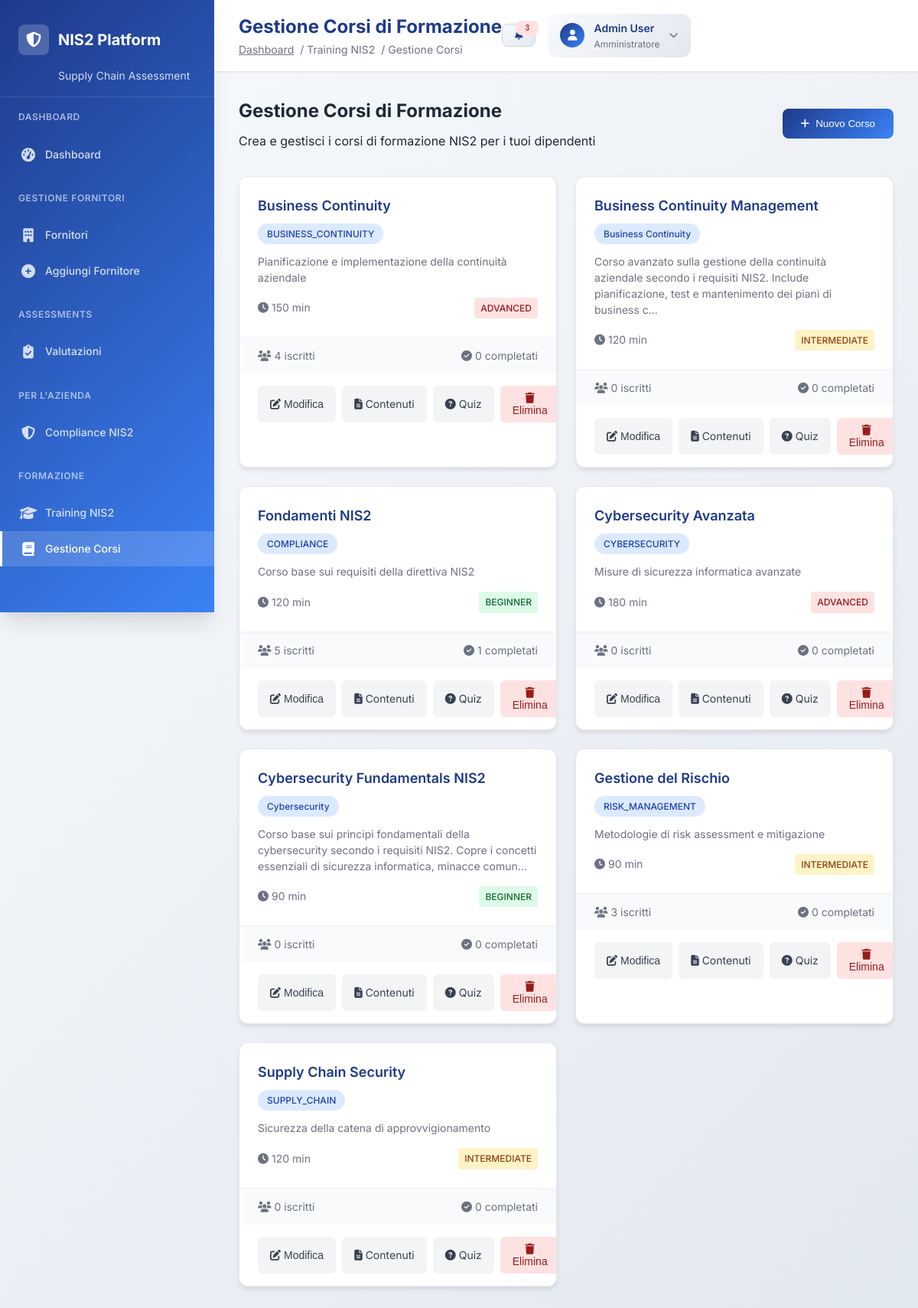
Page /training/course-management (signed in) on the committed database.
### tables this page shows
CREATE TABLE training_courses (
                id INTEGER PRIMARY KEY AUTOINCREMENT,
                title TEXT NOT NULL,
                description TEXT,
                category TEXT NOT NULL,
                duration_minutes INTEGER DEFAULT 60,
                difficulty_level TEXT DEFAULT 'BEGINNER',
                nis2_requirements TEXT, -- JSON array dei requisiti NIS2 coperti
                content_url TEXT,
                is_active BOOLEAN DEFAULT 1,
                created_at TIMESTAMP DEFAULT CURRENT_TIMESTAMP
            );

### training_api.py (the view)
@training_router.get("/course-management")
async def course_management_page(request: Request):
    from unified_login import get_current_admin
    user = get_current_admin(request)
    if not user:
        user = await get_current_user(request)
    if not user:
        return RedirectResponse(url="/unified-login")
    if user.get("role") != "admin":
        raise HTTPException(status_code=403, detail="Accesso negato. Solo gli amministratori possono gestire i corsi.")
    try:
        courses = training.get_courses()
        for course in courses:
            stats = training.get_course_stats(course['id'])
            course['completed_count'] = stats['completed']
        return templates.TemplateResponse("training_course_management.html", {
            "request": request,
            "user": user,
            "courses": courses
        })
    except Exception as e:
        return templates.TemplateResponse("training_course_management.html", {
            "request": request,
            "user": user,
            "courses": [],
            "error_message": str(e)
        })

### templates/training_course_management.html (shortened to what this page needs)
{% extends "professional_base.html" %}
{% block page_title %}Gestione Corsi di Formazione{% endblock %}
{% block breadcrumb %}
<span class="text-secondary">/ Training NIS2</span>
<span class="text-secondary">/ Gestione Corsi</span>
{% endblock %}
{% block content %}
<div class="container mx-auto px-4 py-6">
    <div class="course-management-header">
        <div>
            <h2 class="text-2xl font-bold text-gray-800 mb-2">Gestione Corsi di Formazione</h2>
            <p class="text-gray-600">Crea e gestisci i corsi di formazione NIS2 per i tuoi dipendenti</p>
        </div>
        <button class="btn-add-course" onclick="openAddCourseModal()">
            <i class="fas fa-plus"></i>
            Nuovo Corso
        </button>
    </div>
    <div class="courses-grid">
        {% for course in courses %}
        <div class="course-card">
            <div class="course-header">
                <div class="course-title">{{ course.title }}</div>
                <div class="course-category">{{ course.category }}</div>
                <div class="course-description">{{ course.description[:150] }}{% if course.description|length > 150 %}...{% endif %}</div>
                <div class="course-meta">
                    <div class="course-duration">
                        <i class="fas fa-clock"></i>
                        {{ course.duration_minutes }} min
                    </div>
                    <div class="course-difficulty difficulty-{{ course.difficulty_level.lower() }}">
                        {{ course.difficulty_level }}
                    </div>
                </div>
            </div>
            <div class="course-stats">
                <div class="stat-item">
                    <i class="fas fa-users"></i>
                    {{ course.enrolled_students }} iscritti
                </div>
                <div class="stat-item">
                    <i class="fas fa-check-circle"></i>
                    {{ course.completed_count|default(0) }} completati
                </div>
            </div>
            <div class="course-actions">
                <button class="btn-edit" onclick="editCourse({{ course.id }})">
                    <i class="fas fa-edit"></i>
                    Modifica
                </button>
                <a href="/training/course/{{ course.id }}/content" class="btn-edit">
                    <i class="fas fa-file-alt"></i>
                    Contenuti
                </a>
                <a href="/training/course/{{ course.id }}/quiz" class="btn-edit">
                    <i class="fas fa-question-circle"></i>
                    Quiz
                </a>
                <button class="btn-delete" onclick="deleteCourse({{ course.id }})">
                    <i class="fas fa-trash"></i>
                    Elimina
                </button>
            </div>
        </div>
        {% endfor %}
    </div>
</div>
{% endblock %}

### static/css/professional.css (style rules this page uses)
:root { --primary-blue: #1e3a8a; --primary-blue-light: #3b82f6; --primary-blue-dark: #1e40af; --secondary-gray: #6b7280; --accent-green: #059669; --accent-red: #dc2626; --accent-orange: #ea580c; --accent-yellow: #ca8a04; --gradient-primary: linear-gradient(135deg, #1e3a8a 0%, #3b82f6 100%); --gradient-secondary: linear-gradient(135deg, #f8fafc 0%, #e2e8f0 100%); --gradient-success: linear-gradient(135deg, #059669 0%, #10b981 100%); --gradient-danger: linear-gradient(135deg, #dc2626 0%, #ef4444 100%); --shadow-sm: 0 1px 2px 0 rgba(0, 0, 0, 0.05); --shadow-md: 0 4px 6px -1px rgba(0, 0, 0, 0.1), 0 2px 4px -1px rgba(0, 0, 0, 0.06); --shadow-lg: 0 10px 15px -3px rgba(0, 0, 0, 0.1), 0 4px 6px -2px rgba(0, 0, 0, 0.05); --shadow-xl: 0 20px 25px -5px rgba(0, 0, 0, 0.1), 0 10px 10px -5px rgba(0, 0, 0, 0.04); --border-radius: 8px; --border-radius-lg: 12px; --border-radius-xl: 16px; --transition-fast: 0.15s ease-in-out; --transition-normal: 0.3s ease-in-out; --transition-slow: 0.5s ease-in-out; }
* { margin: 0; padding: 0; box-sizing: border-box; }
body { font-family: 'Inter', -apple-system, BlinkMacSystemFont, 'Segoe UI', Roboto, sans-serif; background: linear-gradient(135deg, #f8fafc 0%, #e2e8f0 100%); color: #1f2937; line-height: 1.6; min-height: 100vh; }
.font-bold { font-weight: 700; }
.text-secondary { color: var(--secondary-gray); }
.mb-2 { margin-bottom: 0.5rem; }

### templates/training_course_management.html (style rules this page uses)
.course-management-header { display: flex; justify-content: space-between; align-items: center; margin-bottom: 2rem; }
.btn-add-course { background: linear-gradient(135deg, #1e3a8a 0%, #3b82f6 100%); color: white; padding: 0.75rem 1.5rem; border: none; border-radius: 8px; font-weight: 500; cursor: pointer; transition: all 0.2s ease; text-decoration: none; display: inline-flex; align-items: center; gap: 0.5rem; }
.courses-grid { display: grid; grid-template-columns: repeat(auto-fill, minmax(350px, 1fr)); gap: 1.5rem; margin-bottom: 2rem; }
.course-card { background: white; border-radius: 12px; box-shadow: 0 4px 6px -1px rgba(0, 0, 0, 0.1); overflow: hidden; transition: all 0.2s ease; border: 1px solid #e5e7eb; }
.course-header { padding: 1.5rem; border-bottom: 1px solid #f3f4f6; }
.course-title { font-size: 1.125rem; font-weight: 600; color: #1e3a8a; margin-bottom: 0.5rem; }
.course-category { display: inline-block; padding: 0.25rem 0.75rem; background: #dbeafe; color: #1e40af; border-radius: 9999px; font-size: 0.75rem; font-weight: 500; margin-bottom: 0.75rem; }
.course-description { color: #6b7280; font-size: 0.875rem; line-height: 1.5; margin-bottom: 1rem; }
.course-meta { display: flex; justify-content: space-between; align-items: center; font-size: 0.875rem; color: #6b7280; }
.course-duration { display: flex; align-items: center; gap: 0.25rem; }
.course-difficulty { padding: 0.25rem 0.5rem; border-radius: 4px; font-size: 0.75rem; font-weight: 500; }
.difficulty-beginner { background: #dcfce7; color: #166534; }
.difficulty-intermediate { background: #fef3c7; color: #92400e; }
.difficulty-advanced { background: #fee2e2; color: #991b1b; }
.course-actions { padding: 1rem 1.5rem; display: flex; gap: 0.5rem; }
.btn-edit { background: #f3f4f6; color: #374151; padding: 0.5rem 1rem; border: none; border-radius: 6px; font-size: 0.875rem; cursor: pointer; transition: all 0.2s ease; text-decoration: none; display: inline-flex; align-items: center; gap: 0.25rem; }
.btn-delete { background: #fee2e2; color: #991b1b; padding: 0.5rem 1rem; border: none; border-radius: 6px; font-size: 0.875rem; cursor: pointer; transition: all 0.2s ease; }
.course-stats { display: flex; justify-content: space-between; padding: 0.75rem 1.5rem; background: #f9fafb; border-top: 1px solid #f3f4f6; font-size: 0.875rem; color: #6b7280; }
.stat-item { display: flex; align-items: center; gap: 0.25rem; }

### rows in the picture
training_courses: title "Business Continuity", category "BUSINESS_CONTINUITY", description "Pianificazione e implementazione della continuità aziendale", duration_minutes "150", difficulty_level "ADVANCED", enrolled_students "4", completed_count "0"
training_courses: title "Business Continuity Management", category "Business Continuity", description "Corso avanzato sulla gestione della continuità aziendale secondo i requisiti NIS2. Include pianificazione, test e mantenimento dei piani di business c", duration_minutes "120", difficulty_level "INTERMEDIATE", enrolled_students "0", completed_count "0"
training_courses: title "Fondamenti NIS2", category "COMPLIANCE", description "Corso base sui requisiti della direttiva NIS2", duration_minutes "120", difficulty_level "BEGINNER", enrolled_students "5", completed_count "1"
training_courses: title "Cybersecurity Avanzata", category "CYBERSECURITY", description "Misure di sicurezza informatica avanzate", duration_minutes "180", difficulty_level "ADVANCED", enrolled_students "0", completed_count "0"
training_courses: title "Cybersecurity Fundamentals NIS2", category "Cybersecurity", description "Corso base sui principi fondamentali della cybersecurity secondo i requisiti NIS2. Copre i concetti essenziali di sicurezza informatica, minacce comun", duration_minutes "90", difficulty_level "BEGINNER", enrolled_students "0", completed_count "0"
training_courses: title "Gestione del Rischio", category "RISK_MANAGEMENT", description "Metodologie di risk assessment e mitigazione", duration_minutes "90", difficulty_level "INTERMEDIATE", enrolled_students "3", completed_count "0"
training_courses: title "Supply Chain Security", category "SUPPLY_CHAIN", description "Sicurezza della catena di approvvigionamento", duration_minutes "120", difficulty_level "INTERMEDIATE", enrolled_students "0", completed_count "0"
